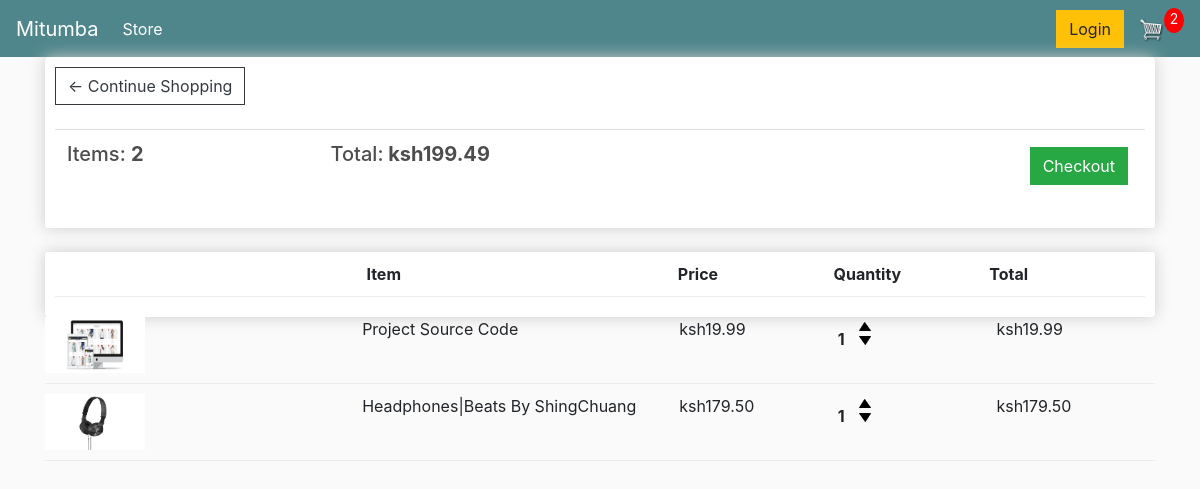
The app's page /cart/ (signed in) with its own data.
### store/models.py (models this page shows, shortened)
class Order(models.Model):
	customer = models.ForeignKey(Customer, on_delete=models.SET_NULL, null=True, blank=True)
	date_ordered = models.DateTimeField(auto_now_add=True)
	complete = models.BooleanField(default=False)
	transaction_id = models.CharField(max_length=100, null=True)
	@property
	def get_cart_total(self):
		orderitems = self.orderitem_set.all()
		total = sum([item.get_total for item in orderitems])
		return total
	@property
	def get_cart_items(self):
		orderitems = self.orderitem_set.all()
		total = sum([item.quantity for item in orderitems])
		return total

class OrderItem(models.Model):
	product = models.ForeignKey(Product, on_delete=models.SET_NULL, null=True)
	order = models.ForeignKey(Order, on_delete=models.SET_NULL, null=True)
	quantity = models.IntegerField(default=0, null=True, blank=True)
	date_added = models.DateTimeField(auto_now_add=True)
	@property
	def get_total(self):
		total = self.product.price * self.quantity
		return total

class Product(models.Model):
	name = models.CharField(max_length=200)
	price = models.DecimalField(max_digits=7,decimal_places=2)
	digital = models.BooleanField(default=False,null=True, blank=True)
	image = models.ImageField(null=True, blank=True)
	@property
	def imageURL(self):
		try:
			url = self.image.url
		except:
			url = ''
		return url

### store/views.py (the view)
# urls.py: path('cart/', views.cart, name='cart'),
def cart(request):
    data = cartData(request)
    cartItems = data['cartItems']
    order = data['order']
    items = data['items']
    context = {'items': items, 'order': order, 'cartItems': cartItems}
    return render(request, 'store/cart.html', context)

### store/utils.py (called while the page is built)
def cartData(request):
    if request.user.is_authenticated:
        customer = request.user.customer
        order, created = Order.objects.get_or_create(
            customer=customer, complete=False)
        items = order.orderitem_set.all()
        cartItems = order.get_cart_items
    else:
        cookieData = cookieCart(request)
        cartItems = cookieData['cartItems']
        order = cookieData['order']
        items = cookieData['items']
    return {'cartItems': cartItems, 'order':order, 'items':items}

### store/templates/store/cart.html
{% extends 'store/main.html' %}
{% load static %}
{% block content %}
<div class="row">
    <div class="col-lg 12">
        <div class="box-element">
            <a  class="btn btn-outline-dark" href="{% url 'store' %}">&#x2190; Continue Shopping</a>
            <br>
            <br>
            <table class="table">
                <tr>
                    <th><h5>Items: <strong>{{order.get_cart_items}}</strong></h5></th>
                    <th><h5>Total:<strong> ksh{{order.get_cart_total|floatformat:2}}</strong></h5></th>
                    <th>
                        <a  style="float:right; margin:5px;" class="btn btn-success" href="{% url 'checkout' %}">Checkout</a>
                    </th>
                </tr>
            </table>
        </div>
        <br>
        <div class="box-element">
            <div class="cart-row">
                <div style="flex:2"></div>
                <div style="flex:2"><strong>Item</strong></div>
                <div style="flex:1"><strong>Price</strong></div>
                <div style="flex:1"><strong>Quantity</strong></div>
                <div style="flex:1"><strong>Total</strong></div>
            </div>
        </div>
        {% for item in items %}
        <div class="cart-row">
            <div style="flex:2"><img class="row-image" src="{{item.product.imageURL}}"></div>
            <div style="flex:2"><p>{{item.product.name}}</p></div>
            <div style="flex:1"><p>ksh{{item.product.price|floatformat:2}}</p></div>
            <div style="flex:1">
                <p class="quantity">{{item.quantity}}</p>
                <div class="quantity">
                    <img data-product="{{item.product.id}}" data-action="add" class="chg-quantity update-cart"src="{% static  'images/arrow-up.png' %}">
                    <img data-product="{{item.product.id}}" data-action="remove" class="chg-quantity update-cart" src="{% static  'images/arrow-down.png' %}">
                </div>
            </div>
            <div style="flex:1"><p>ksh{{item.get_total}}</p></div>
        </div>
        {% endfor %}
        </div>
    </div>
</div>
{% endblock content %}

### static/css/main.css (style rules this page uses)
body { background-color: hsl(0, 0%, 98%); }
h1,h2,h3,h4,h5,h6 { color:hsl(0, 0%, 30%); }
.box-element { box-shadow:hsl(0, 0%, 80%) 0 0 16px; background-color: #fff; border-radius: 4px; padding: 10px; }
.btn { border-radius: 0; }
.row-image { width: 100px; }
.cart-row { display: flex; align-items: flex-stretch; padding-bottom: 10px; margin-bottom: 10px; border-bottom: 1px solid #ececec; }
.quantity { display: inline-block; font-weight: 700; padding-right:10px; }
.chg-quantity { width: 12px; cursor: pointer; display: block; margin-top: 5px; transition:.1s; }

### records on screen
Order: get_cart_items "2", get_cart_total "199.49"
OrderItem: product.imageURL (picture), product.name "Project Source Code", product.price "19.99", quantity "1", get_total "19.99"
OrderItem: product.imageURL (picture), product.name "Headphones|Beats By ShingChuang", product.price "179.50", quantity "1", get_total "179.50"

### other values on screen
{{ cartItems }} "2"
